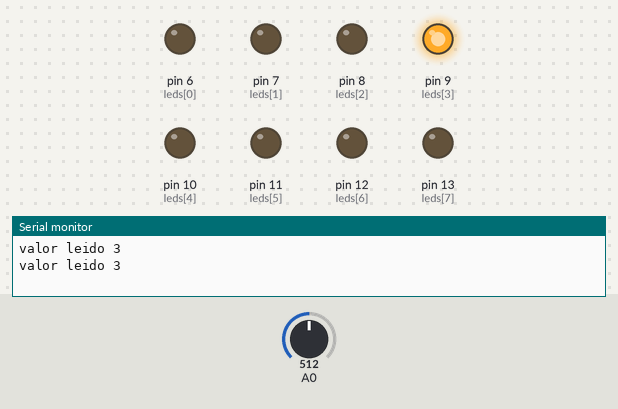
This sketch was run on a simulated Arduino Uno, built with avr-gcc and run on an emulated ATmega328P. On the bench: output pins drawn as LEDs (lit = HIGH), the last lines printed to the serial monitor. The test bench sets the inputs (shaded band); at power-on: A0 = 512.

Above: at 1.8 s.
1.9 s: A0 set to 577
6.0 s: A0 set to 598
At 6.8 s:
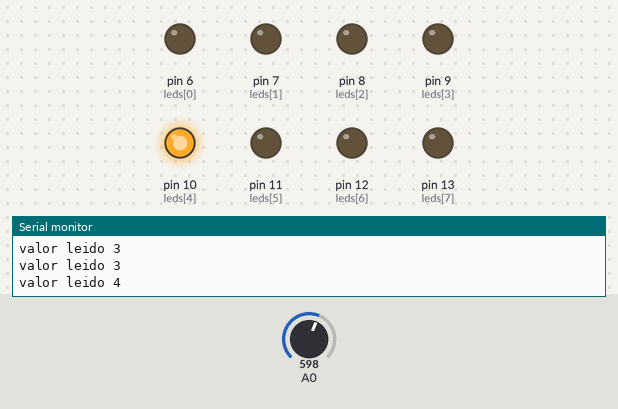
10.1 s: A0 set to 306
At 11.8 s:
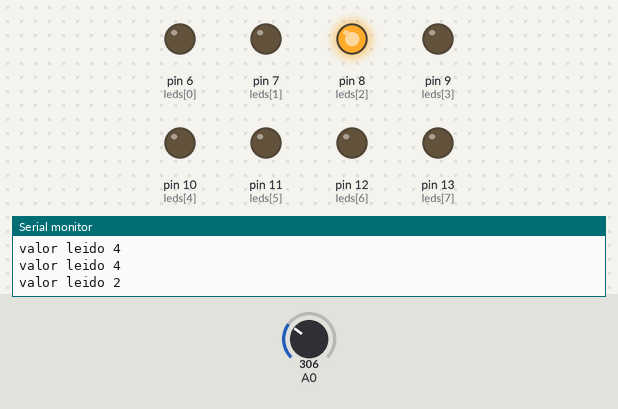
14.2 s: A0 set to 299
17.7 s: A0 set to 275
At 18.8 s:
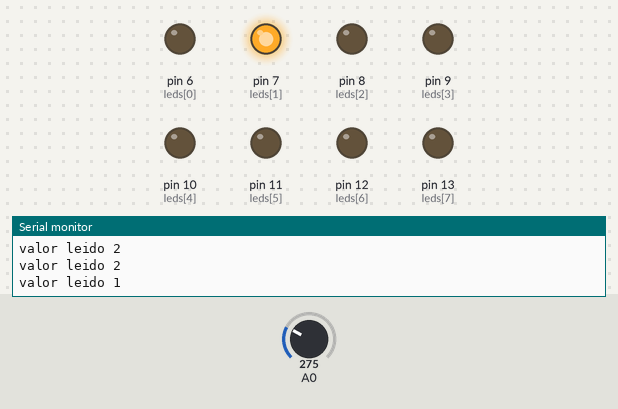
21.8 s: A0 set to 511
At 22.8 s:
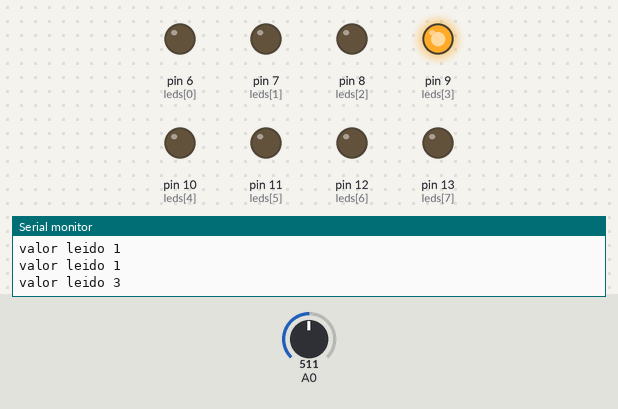
Timing chart, 0 to 24.8 s (numbered marks = the images above; inputs shaded):
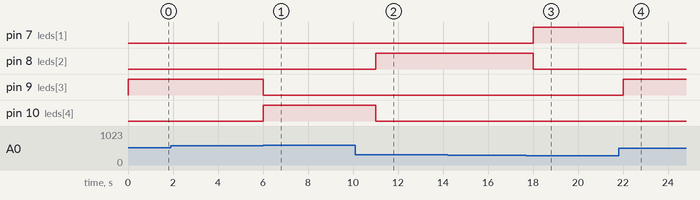

Measured:
- the behaviour switches between 584 and 585 on A0 (found by bisection; images 0 and 1)
- the behaviour switches between 293 and 292 on A0 (found by bisection; images 2 and 3)
- after the input at 6.0 s, pin 9 (leds[3]): HIGH → LOW at once; pin 10 (leds[4]): LOW → HIGH at once
- after the input at 10.1 s, pin 8 (leds[2]): LOW → HIGH after 0.91 s; pin 10 (leds[4]): HIGH → LOW after 0.91 s
- after the input at 17.7 s, pin 7 (leds[1]): LOW → HIGH after 0.31 s; pin 8 (leds[2]): HIGH → LOW after 0.31 s
- after the input at 21.8 s, pin 7 (leds[1]): HIGH → LOW after 0.21 s; pin 9 (leds[3]): LOW → HIGH after 0.21 s

The sketch:

Tarea_004.ino
```cpp
int leds[8] = { 6, 7, 8, 9, 10, 11, 12, 13};
void setup() {
  // put your setup code here, to run once:
  for (int i = 0; i < 8; i++)
  {
    pinMode(leds[i], OUTPUT);
  }
  Serial.begin(9600);

}
int v, aux; //numero decimal a leer
void loop() {
  v = analogRead(A0);
  aux = map(v, 0, 1023, 0, 7);
  Serial.println("valor leido " + String(aux));
  digitalWrite(leds[aux],1);
  delay(1000);
  limpiar();
}
void limpiar()
{
  for (int i=0; i<8; i++)
  {
    digitalWrite(leds[i],0);
  }
}
```
